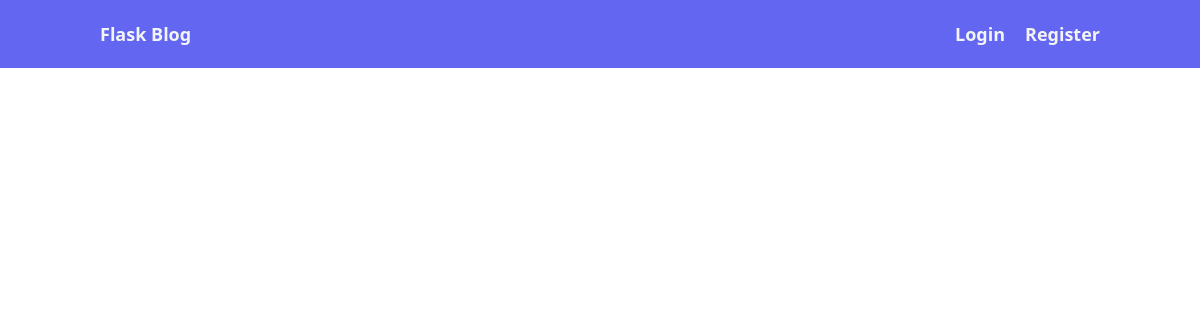
The app's page /home, older data.
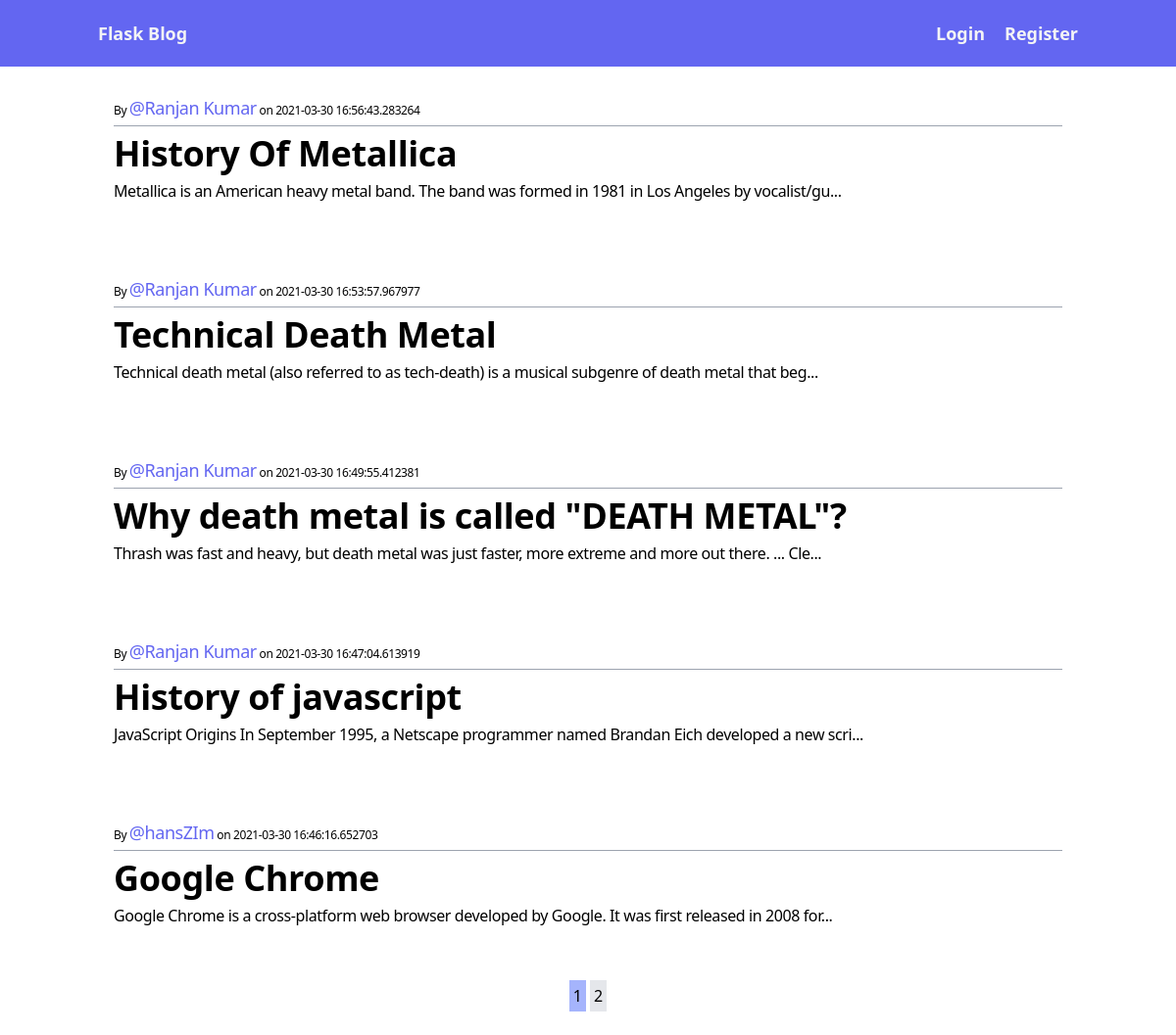
The same page, newer data.
### flaskblog/models.py (models this page shows, shortened)
class Post(db.Model):
    id = db.Column(db.Integer, primary_key=True)
    title = db.Column(db.String(100), nullable=False)
    date_posted = db.Column(db.DateTime, nullable=False,
                            default=datetime.utcnow)
    content = db.Column(db.Text, nullable=False)
    user_id = db.Column(db.Integer, db.ForeignKey('user.id'), nullable=False)

class User(db.Model, UserMixin):
    id = db.Column(db.Integer, primary_key=True)
    name = db.Column(db.String(20), unique=True, nullable=False)
    email = db.Column(db.String(120), unique=True, nullable=False)
    image_file = db.Column(db.String(20), nullable=True, default='default.jpg')
    password = db.Column(db.String(60), nullable=False)
    posts = db.relationship('Post', backref='author', lazy=True)

### flaskblog/main/routes.py (the view)
@main.route('/')
@main.route('/home')
def home():
    page = request.args.get('page', type=int, default=1)
    posts = Post.query.order_by(
        Post.date_posted.desc()).paginate(per_page=5, page=page)
    return render_template('home.html', title='Home Page', posts=posts)

### flaskblog/templates/home.html
{% extends "base.html" %} {% block content %}
<div class="grid tracking-tight gap-4">
    {% if posts %} {% for post in posts.items %}
    <div
        class="rounded-md px-4 pt-4 pb-10 cursor-pointer post hover:bg-gray-100 transition-color duration-75"
        data-location="/post/{{post.id}}"
    >
        <div class="border-b border-gray-400 py-1">
            <p class="text-xs">
                By
                <a
                    href="user/profile/{{post.author.id}}"
                    class="text-indigo-500 font-medium tracking-tight text-lg"
                    >@{{post.author.name}}</a
                >
                on {{post.date_posted}}
            </p>
        </div>
        <a
            href="/post/{{post.id}}"
            class="hover:text-indigo-500 transition-color duration-75 hover:underline"
        >
            <h2 class="sm:text-4xl my-2 text-3xl leading-tight font-semibold">
                {{post.title[:50]}}
            </h2>
        </a>
        <p class="leading-tight">{{post.content[:100]}}...</p>
    </div>
    {% endfor %} {% else %}
    <h2 class="text-2xl font-semibold tracking-tight">Oh no! No posts yet</h2>
    {% endif %}
</div>
<div class="space-x-1 my-4 flex justify-center">
    {% for i in posts.iter_pages(left_edge=1 , right_edge=1, left_current=1,
    right_current=1) %} {% if i %} {% if posts.page == i %}
    <a href="/?page={{i}}" class="p-1 bg-indigo-300">{{i}}</a>
    {% else %}
    <a href="/?page={{i}}" class="p-1 bg-gray-200">{{i}}</a>
    {% endif %} {% else %} ... {% endif %} {% endfor %}
</div>
{% endblock %}

Row changes from the older to the newer data that the page shows:
added Post: author.name "Ranjan Kumar", date_posted "2021-03-30 16:56:43.283264", title "History Of Metallica", content "Metallica is an American heavy metal band. The band was formed in 1981 in Los Angeles by vocalist/gu"
added Post: author.name "Ranjan Kumar", date_posted "2021-03-30 16:53:57.967977", title "Technical Death Metal", content "Technical death metal (also referred to as tech-death) is a musical subgenre of death metal that beg"
added Post: author.name "Ranjan Kumar", date_posted "2021-03-30 16:49:55.412381", title "Why death metal is called \"DEATH METAL\"?", content "Thrash was fast and heavy, but death metal was just faster, more extreme and more out there. ... Cle"
added Post: author.name "Ranjan Kumar", date_posted "2021-03-30 16:47:04.613919", title "History of javascript", content "JavaScript Origins In September 1995, a Netscape programmer named Brandan Eich developed a new scri"
added Post: author.name "hansZIm", date_posted "2021-03-30 16:46:16.652703", title "Google Chrome", content "Google Chrome is a cross-platform web browser developed by Google. It was first released in 2008 for"
Text that changed along with them:
new list line: "1"
new list line: "2"
